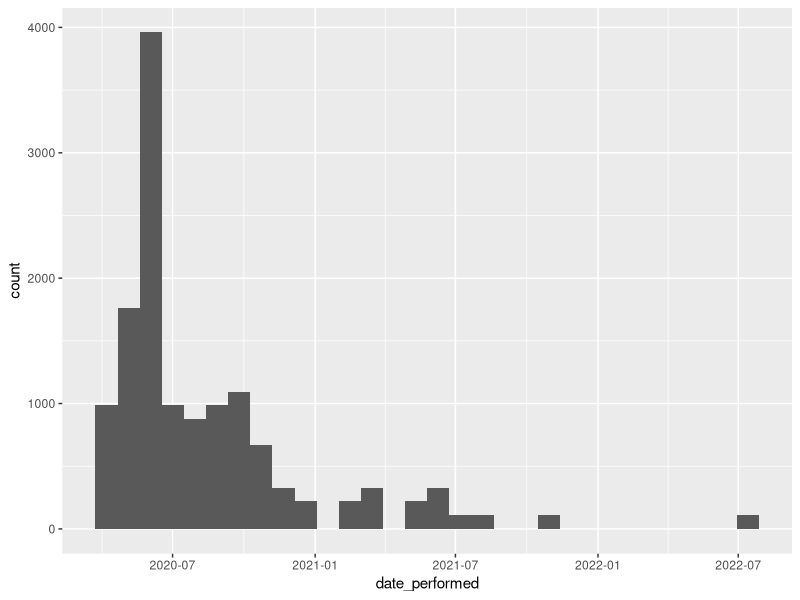
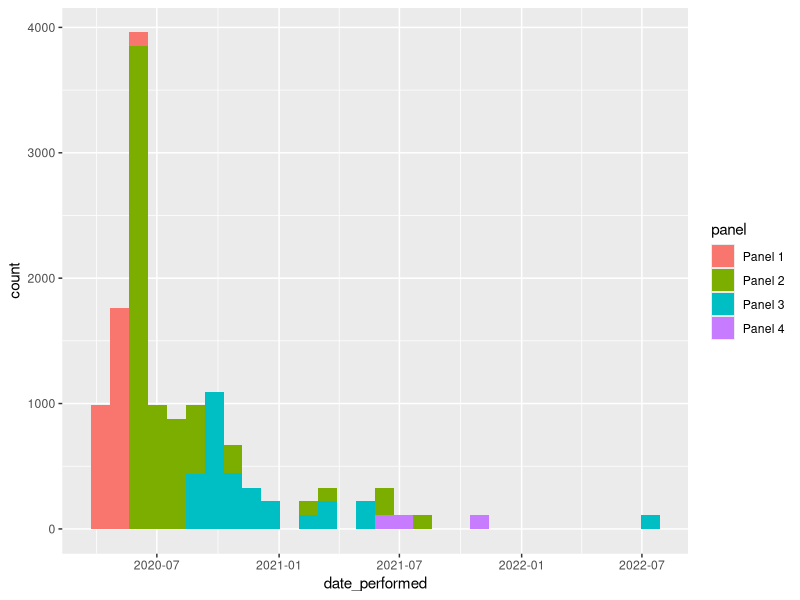
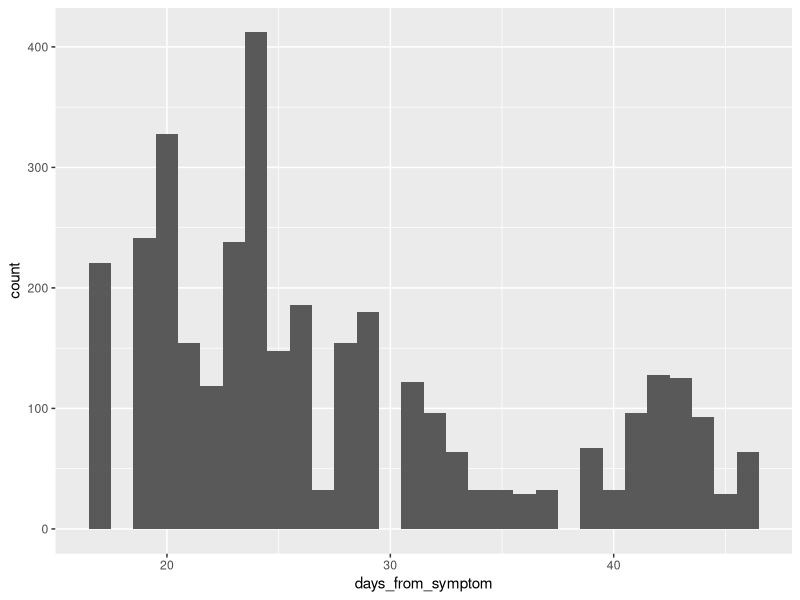
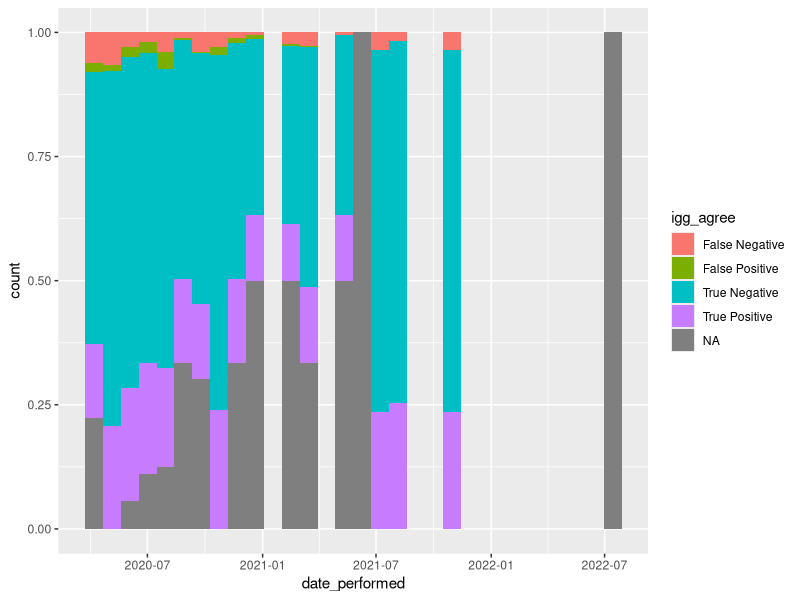
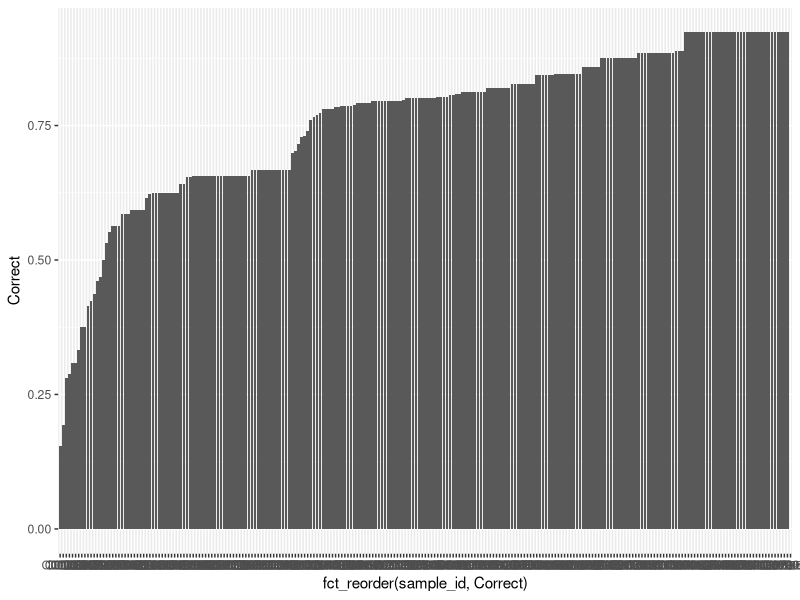

Write the R code that produced these figures, in order.
## ---- chunk 1
library(tidyverse)
library(here)

d <- readr::read_csv("covid19serology.csv")

glimpse(d)

d <- 
    d |> 
    mutate(date_performed = lubridate::parse_date_time(date_performed, "%m/%d/%y"))


d <-
d |> 
    mutate(antibody_agree = case_when(
        antibody_agree == "TN" ~ "True Negative", 
        antibody_agree == "FN" ~ "False Negative", 
        antibody_agree == "TP" ~ "True Positive", 
        antibody_agree == "FP" ~ "False Positive", 
    ))  |> 
    mutate(igm_agree = case_when(
        igm_agree == "TN" ~ "True Negative", 
        igm_agree == "FN" ~ "False Negative", 
        igm_agree == "TP" ~ "True Positive", 
        igm_agree == "FP" ~ "False Positive", 
    ))  |> 
    mutate(igg_agree = case_when(
        igg_agree == "TN" ~ "True Negative", 
        igg_agree == "FN" ~ "False Negative", 
        igg_agree == "TP" ~ "True Positive", 
        igg_agree == "FP" ~ "False Positive", 
    ))

## ---- chunk 2

d |> 
  count(manufacturer, sort=T)
  

d |> 
  count(device, sort=T)



d |> 
  ggplot(aes(x = date_performed)) + geom_histogram()

d |> 
  count(panel)



d |> 
  count(group, sort=T) |> 
  print(n=Inf)


# test result

d |> 
    select(igm_result) |> 
    count(igm_result)


d |> 
    select(igg_result) |> 
    count(igg_result)



d |> 
    select(iga_result) |> 
    count(iga_result)



# ground truth
d |> 
    count(igm_truth)


d |> 
    count(igg_truth)






## ---- chunk 3


d |> 
  select(panel, date_performed)  |> 
  ggplot(aes(x = date_performed, fill=panel)) + geom_histogram()



## ---- chunk 4

d |> 
  select(days_from_symptom) |> 
  drop_na() |> 
  ggplot(aes(x=days_from_symptom)) + 
  geom_histogram()



## ---- chunk 5

d |> 
    select(igm_result, igg_result) |> 
    filter(igm_result %in% c("Positive", "Negative")) |> 
    filter(igg_result %in% c("Positive", "Negative")) |> 
    count(igm_result, igg_result)


d |> 
    count(antibody_agree)



## ---- chunk 6
d |> 
    ggplot(aes(x = date_performed, fill = igg_agree)) + 
    geom_histogram(position="fill")
## ---- chunk 7

d |> 
    select(sample_id, igg_agree) |> 
    group_by(sample_id) |> 
    mutate(Cor = case_when(
        str_starts(igg_agree, "True") ~ "Correct",
        TRUE ~ "Incorrect"
    ))  |> 
        count(Cor) |> 
    mutate(perc = n / sum(n)) |> 
    select(-n) |> 
    pivot_wider(names_from=Cor, values_from=perc) |> 
    arrange(desc(Correct)) |> 
    mutate(sample_id = fct(sample_id)) |> 
    ggplot(aes(x = fct_reorder(sample_id, Correct), y = Correct)) + 
    geom_col()


